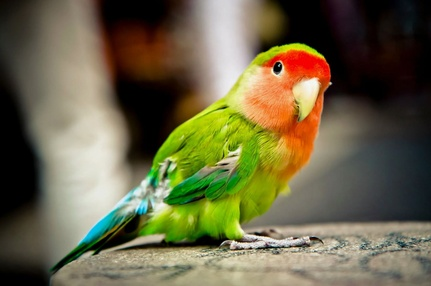
#> input picture LaB7/test1.JPG, 431 x 286 px, shrunk from 1643 x 1088 before the run, found by its file name
$ python 'Task 7.4.py'
#> lines starting #> are read from the running program, lines starting #| are printed output that depends on the picture
from PIL import Image

# Открываем 2 изображения (главное изображение и водную марку)
original_image = Image.open("test1.jpg")
#> original_image is the input picture: PIL image 431x286 RGB; mean R, G, B 107, 101.3, 70.8
watermark = Image.open("watermark.png")
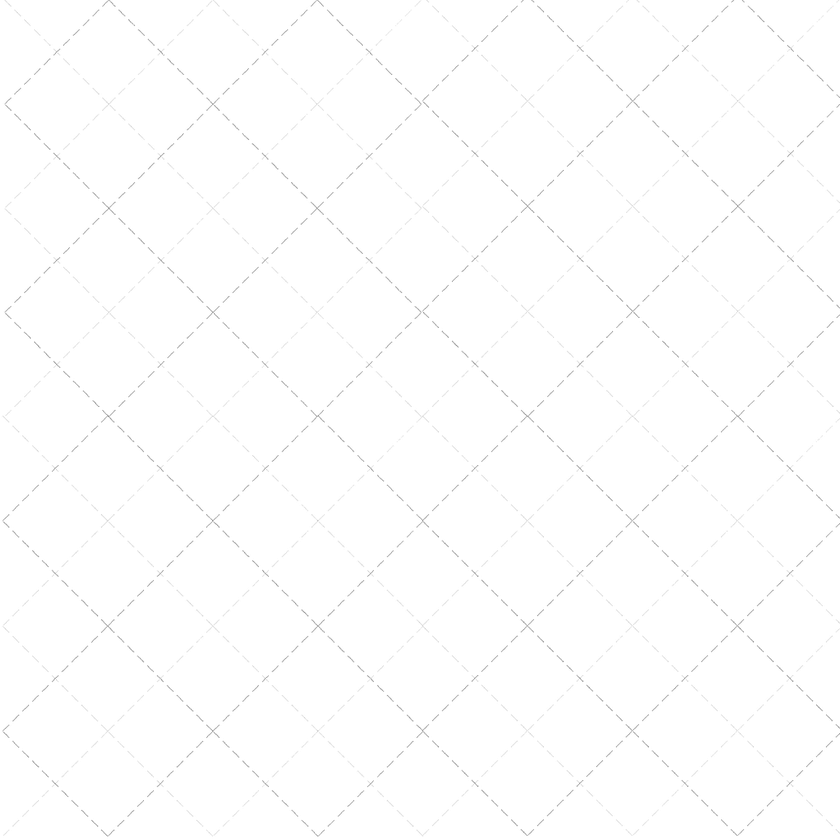
#> input picture LaB7/watermark.png, 840 x 840 px, shrunk from 3200 x 3200 before the run
#> watermark is the input picture: PIL image 840x840 RGBA; mean R, G, B, A 15.7, 15.7, 15.7, 3.7

# Уровень прозрачности марки
transparency = 70

# Регулировка альфа-каналов
watermark = watermark.convert('RGBA')
watermark_with_transparency = Image.new('RGBA', watermark.size)
#> watermark_with_transparency: PIL image 840x840 RGBA; every value is 0
for x in range(watermark.width):
    for y in range(watermark.height):
        r, g, b, a = watermark.getpixel((x, y))
        if not (r == 0 and g == 0 and b == 0):
            watermark_with_transparency.putpixel((x, y), (r, g, b, transparency))

# Прописываем расположение водной марки
position = (10, 10)

# Добавляем марку
original_image.paste(watermark_with_transparency, position, watermark_with_transparency)
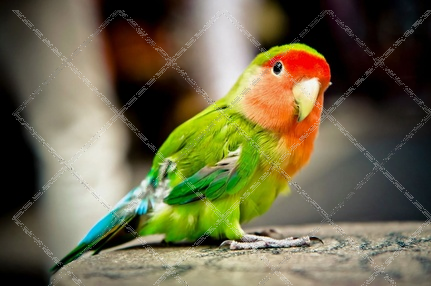
#> original_image: PIL image 431x286 RGB; mean R, G, B 108.8, 103.1, 73.4

# Сохраняем
original_image.save("popug_v_kletke.jpeg")
